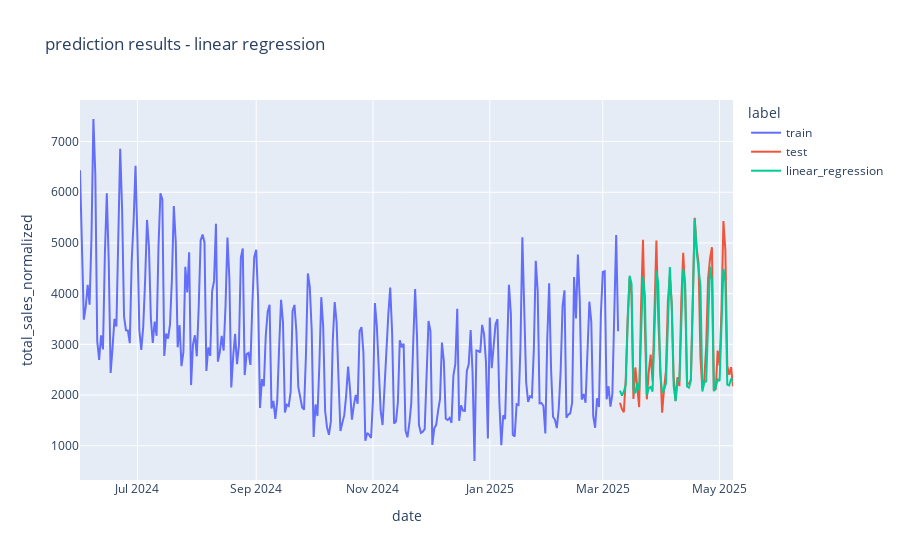

Write notebook code for a chart like this one.
### Code cell
y_train_for_plot = pd.DataFrame(y_train).assign(label='train')
y_test_for_plot = pd.DataFrame(y_test).assign(label='test')
lr_pred_for_plot = pd.DataFrame(lr_pred, columns=['total_sales_normalized'], index=y_test.index).assign(label='linear_regression')

px.line(pd.concat((y_train_for_plot, y_test_for_plot, lr_pred_for_plot)), 
        y="total_sales_normalized",
        color='label', 
        title='prediction results - linear regression')
